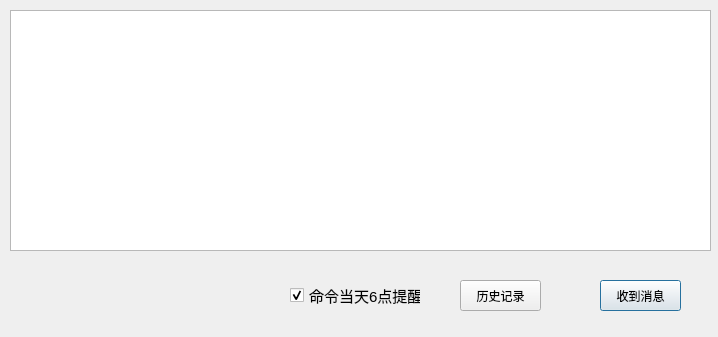
<?xml version="1.0" encoding="UTF-8"?>
<ui version="4.0">
 <class>MainDialog</class>
 <widget class="QDialog" name="MainDialog">
  <property name="geometry">
   <rect>
    <x>0</x>
    <y>0</y>
    <width>718</width>
    <height>337</height>
   </rect>
  </property>
  <property name="windowTitle">
   <string>客户端</string>
  </property>
  <widget class="QPushButton" name="receiveBtn">
   <property name="geometry">
    <rect>
     <x>600</x>
     <y>280</y>
     <width>81</width>
     <height>31</height>
    </rect>
   </property>
   <property name="text">
    <string>收到消息</string>
   </property>
  </widget>
  <widget class="QListWidget" name="listWidget">
   <property name="geometry">
    <rect>
     <x>10</x>
     <y>10</y>
     <width>701</width>
     <height>241</height>
    </rect>
   </property>
   <property name="font">
    <font>
     <pointsize>12</pointsize>
    </font>
   </property>
   <property name="styleSheet">
    <string notr="true">QListWidget::item{
background-color: qconicalgradient(cx:0.5, cy:0.522909, angle:179.9, stop:0.494318 rgba(214, 214, 214, 255), stop:0.5 rgba(236, 236, 236, 255));
border: 1px solid rgb(124, 124, 124);
}
QListWidget::item:selected{
  background-color: qconicalgradient(cx:0.5, cy:0.522909, angle:179.9, stop:0.494318 rgba(181, 225, 250, 255), stop:0.5 rgba(222, 242, 251, 255));
  border: 1px solid #3C80B1;
  color:rgb(255, 144, 47);
}</string>
   </property>
  </widget>
  <widget class="QPushButton" name="historyBtn">
   <property name="geometry">
    <rect>
     <x>460</x>
     <y>280</y>
     <width>81</width>
     <height>31</height>
    </rect>
   </property>
   <property name="text">
    <string>历史记录</string>
   </property>
  </widget>
  <widget class="QLabel" name="label">
   <property name="geometry">
    <rect>
     <x>40</x>
     <y>280</y>
     <width>191</width>
     <height>31</height>
    </rect>
   </property>
   <property name="font">
    <font>
     <pointsize>11</pointsize>
    </font>
   </property>
   <property name="text">
    <string/>
   </property>
  </widget>
  <widget class="QCheckBox" name="checkBox">
   <property name="geometry">
    <rect>
     <x>290</x>
     <y>280</y>
     <width>131</width>
     <height>31</height>
    </rect>
   </property>
   <property name="font">
    <font>
     <pointsize>11</pointsize>
    </font>
   </property>
   <property name="text">
    <string>命令当天6点提醒</string>
   </property>
   <property name="checked">
    <bool>true</bool>
   </property>
  </widget>
 </widget>
 <resources/>
 <connections/>
</ui>
